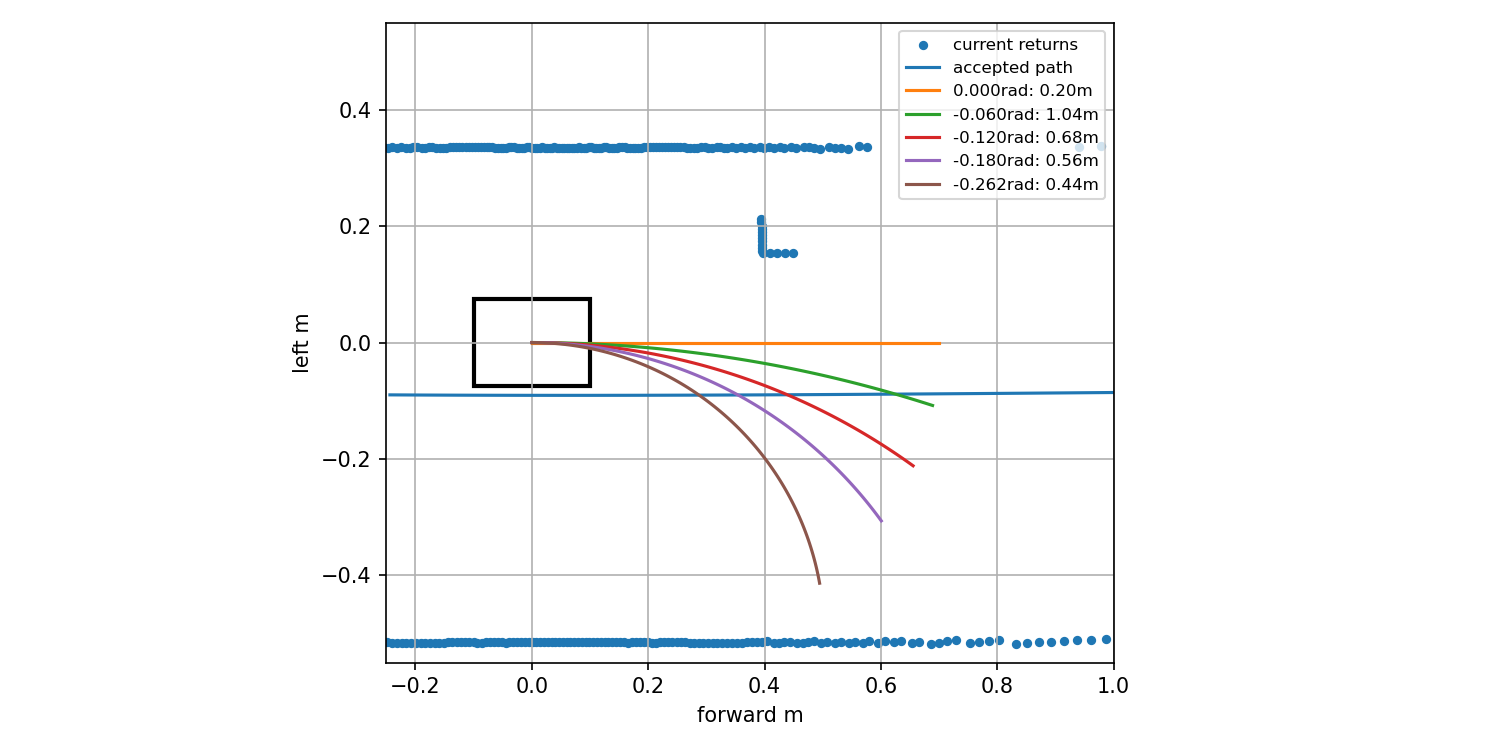

This chart was generated by the following Python code:
"""선두 정지 입력의 조향·현재 반환 대조. 저장 자세 이동/주행 성공을 합성하지 않는다."""
from dataclasses import asdict
import json
import math
from pathlib import Path
import sys
import numpy as np
import matplotlib
matplotlib.use('Agg')
import matplotlib.pyplot as plt

HERE=Path(__file__).resolve().parent
ROOT=HERE.parents[3]
sys.path[:0]=[str(ROOT/'src/arena_autonomy'),str(ROOT/'src/arena_vehicle_interface')]
from arena_autonomy.follow_trace import restore_call
from arena_autonomy.lidar_motion import MotionConfig
from arena_autonomy.scene_motion import motion_scene
from arena_autonomy.local_follow import FollowConfig, pursue_path
from arena_autonomy.local_path import swept_limit
from arena_autonomy.occupancy_timing import per_ray_padding

header=call=None
for line in (HERE/'run1/follow_decisions.jsonl').open():
    event=json.loads(line)
    if event['kind']=='header': header=event['data']
    if event['kind']=='call' and event['data']['output'][2].get('reason')=='follow_gap_hold':
        call=event['data']
        if event['data']['input']['reference_s']>20: break
cfg=FollowConfig(**header['follow_config'])
data,scan,history=restore_call(call['input'],MotionConfig(**header['motion_config']))
scene=motion_scene(scan,history,data['reference_s'],timing_verified=data['timing_verified'],
                   epoch=data['epoch'],rear_half_angle_deg=data['rear_half_angle_deg'])
points=np.asarray(scene.occupied_endpoints_xy_m)
padding=per_ray_padding(scene,.025+cfg.measurement_padding_m,cfg.object_motion_bound_mps)
path=np.asarray(call['output'][2]['path_points'])
age=scene.t_ref_s-scene.source_first_s
cap,desired,remaining=pursue_path(path,data['speed_mps'],cfg,age)
rows=[]
for angle in (0.,-.06,-.12,-.18,desired):
    clearance=swept_limit(points,angle,cfg.wheelbase_m,horizon=2.5,margin=padding,length=cfg.length_m,width=cfg.width_m)
    rows.append(dict(steering_rad=angle,clearance_m=clearance))
near=points[(points[:,0]>-.2)&(points[:,0]<.8)&(np.abs(points[:,1])<.3)]
result=dict(reference_s=data['reference_s'],config=asdict(cfg),desired_rad=desired,path_cap_mps=cap,
            path_remaining_m=remaining,constant_steering_sweeps=rows,near_points_m=near.tolist(),
            scope='현재 저장 관측에서 조향별 기하만 대조. 실제 조향/가속/주행/독립 보호 통과 아님.')
(HERE/'stall_probe.json').write_text(json.dumps(result,ensure_ascii=False,indent=2),encoding='utf-8')
fig,ax=plt.subplots(figsize=(10,5))
ax.scatter(points[:,0],points[:,1],s=12,label='current returns')
ax.plot(path[:,0],path[:,1],label='accepted path')
ax.add_patch(plt.Rectangle((-.1,-.075),.2,.15,fill=False,color='black',linewidth=2))
for row in rows:
    a=row['steering_rad']; k=math.tan(a)/cfg.wheelbase_m; s=np.linspace(0,.7,100)
    x=s if abs(k)<1e-8 else np.sin(k*s)/k
    y=np.zeros_like(s) if abs(k)<1e-8 else (1-np.cos(k*s))/k
    ax.plot(x,y,label=f'{a:.3f}rad: {row["clearance_m"]:.2f}m')
ax.set(xlim=(-.25,1),ylim=(-.55,.55),xlabel='forward m',ylabel='left m')
ax.set_aspect('equal');ax.legend(fontsize=8);ax.grid();fig.tight_layout()
fig.savefig(HERE/'stall_probe.png',dpi=150)
print(json.dumps({k:v for k,v in result.items() if k not in ('config','near_points_m')},ensure_ascii=False))
